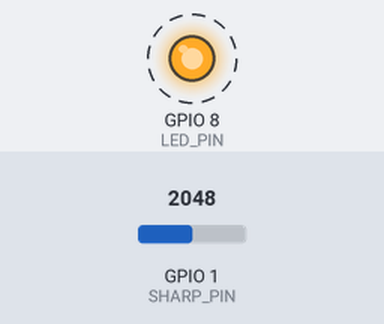
Simulated run of this program. Board: ESP32-C3. Shown: output pins drawn as LEDs (lit = HIGH). Dashed ring = blinking. Inputs (shaded band) come from the test bench; at power-on: GPIO 1 (SHARP_PIN) = 2048. What the program prints to the serial monitor is not drawn.

Above: at 3.98 s.
4.0 s: GPIO 1 (SHARP_PIN) set to 2122
At 4.18 s:
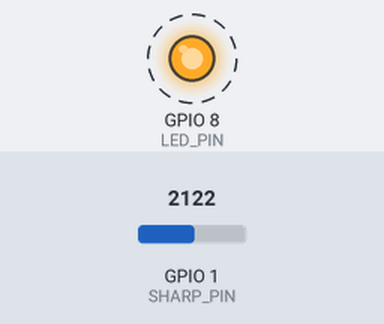
7.0 s: GPIO 1 (SHARP_PIN) set to 822
9.3 s: GPIO 1 (SHARP_PIN) set to 690
At 10.2 s:
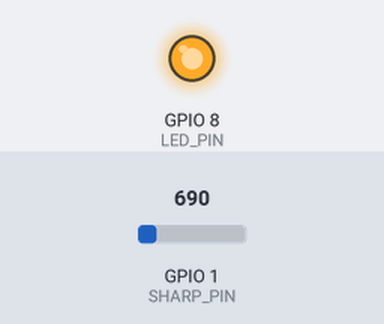
11.2 s: GPIO 1 (SHARP_PIN) set to 2866
At 11.41 s:
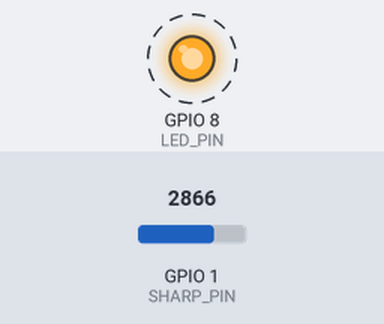
14.2 s: GPIO 1 (SHARP_PIN) set to 491
At 15.2 s:
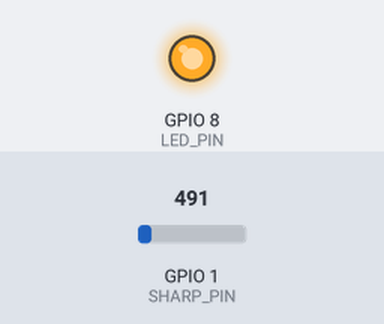
Timing chart, 0 to 16.7 s (numbered marks = the images above; inputs shaded):
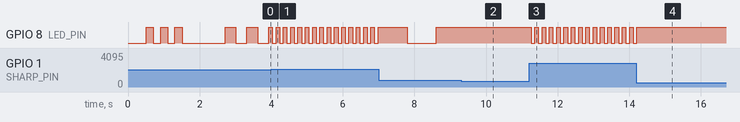

The program:

main.cpp
```cpp
#include <Arduino.h>

// シャープ測定モジュール（GP2Y0A21YK）の設定
const int SHARP_PIN = 1;  // GPIO1にセンサーを接続
const int LED_PIN = 8;    // ESP32-C3 SuperMiniの内蔵LED（GPIO8）

// 関数の前方宣言
void controlLEDByDistance(float distance);

void setup() {
  // シリアル通信を開始
  Serial.begin(115200);

  // USB CDC接続を待つ（最大3秒）
  unsigned long startTime = millis();
  while (!Serial && (millis() - startTime < 3000)) {
    delay(10);
  }
  delay(500);

  // アナログピンの設定
  pinMode(SHARP_PIN, INPUT);

  // LEDピンの設定
  pinMode(LED_PIN, OUTPUT);

  Serial.println("GP2Y0A21YK シャープ測定モジュール + LED制御 テスト開始");
  Serial.println("GPIO1に接続されたセンサーの値を読み取り、LEDで距離を表示します");

  // 起動時のLEDテスト
  for(int i = 0; i < 3; i++) {
    digitalWrite(LED_PIN, HIGH);
    delay(200);
    digitalWrite(LED_PIN, LOW);
    delay(200);
  }

  delay(1000);
}

void loop() {
  // アナログ値を読み取り
  int sensorValue = analogRead(SHARP_PIN);

  // 電圧に変換 (ESP32-C3は3.3V、12bit ADC)
  float voltage = sensorValue * (3.3 / 4095.0);

  // GP2Y0A21YKの特性式を使用して距離を計算
  // 距離(cm) = 27.728 * (voltage ^ -1.2045)
  float distance = 27.728 * pow(voltage, -1.2045);

  // 有効範囲チェック (GP2Y0A21YKは10-80cm)
  if (distance > 80) {
    distance = 80;
  } else if (distance < 10) {
    distance = 10;
  }

  // 距離に応じたLED制御
  controlLEDByDistance(distance);

  // シリアルモニタに出力
  Serial.print("Raw ADC: ");
  Serial.print(sensorValue);
  Serial.print(", Voltage: ");
  Serial.print(voltage, 3);
  Serial.print("V, Distance: ");
  Serial.print(distance, 1);
  Serial.print(" cm - LED: ");

  // LED状態の表示
  if (distance <= 15) {
    Serial.println("高速点滅（危険）");
  } else if (distance <= 30) {
    Serial.println("中速点滅（注意）");
  } else if (distance <= 50) {
    Serial.println("低速点滅（警告）");
  } else {
    Serial.println("常時点灯（安全）");
  }

  // 100ms待機（LEDの点滅制御のため短縮）
  delay(100);
}

// 距離に応じてLEDを制御する関数
void controlLEDByDistance(float distance) {
  static unsigned long lastBlinkTime = 0;
  static bool ledState = false;
  unsigned long currentTime = millis();

  if (distance <= 15) {
    // 15cm以下：高速点滅（100ms間隔）- 危険
    if (currentTime - lastBlinkTime >= 100) {
      ledState = !ledState;
      digitalWrite(LED_PIN, ledState);
      lastBlinkTime = currentTime;
    }
  } else if (distance <= 30) {
    // 15-30cm：中速点滅（300ms間隔）- 注意
    if (currentTime - lastBlinkTime >= 300) {
      ledState = !ledState;
      digitalWrite(LED_PIN, ledState);
      lastBlinkTime = currentTime;
    }
  } else if (distance <= 50) {
    // 30-50cm：低速点滅（800ms間隔）- 警告
    if (currentTime - lastBlinkTime >= 800) {
      ledState = !ledState;
      digitalWrite(LED_PIN, ledState);
      lastBlinkTime = currentTime;
    }
  } else {
    // 50cm以上：常時点灯 - 安全
    digitalWrite(LED_PIN, HIGH);
  }
}
```

Measured:
- the behaviour switches between 2066 and 2067 on GPIO 1 (SHARP_PIN) (found by bisection; images 0 and 1)
- the behaviour switches between 761 and 760 on GPIO 1 (SHARP_PIN) (found by bisection; images 1 and 2)
- after the input at 4.0 s, GPIO 8 (LED_PIN): alternates HIGH for 0.10 s and LOW for 0.10 s, starting at once
- after the input at 9.3 s, GPIO 8 (LED_PIN): stays HIGH (without the input it goes to LOW after 0.13 s)
- after the input at 11.2 s, GPIO 8 (LED_PIN): alternates HIGH for 0.10 s and LOW for 0.10 s, starting after 0.06 s
- after the input at 14.2 s, GPIO 8 (LED_PIN): goes on until 14.2 s, then stays HIGH
